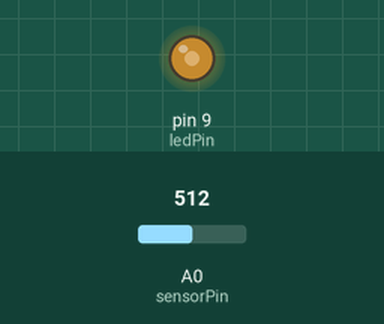
This sketch was run on a simulated Arduino Uno, built with avr-gcc and run on an emulated ATmega328P. Shown: output pins drawn as LEDs (lit = HIGH). The test bench sets the inputs (shaded band); at power-on: A0 (sensorPin) = 512.

Above: at 1.2 s.
1.3 s: A0 (sensorPin) set to 716
At 2.4 s:
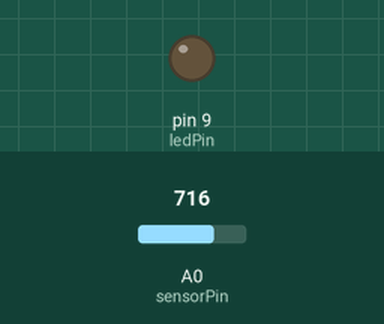
2.8 s: A0 (sensorPin) set to 672
At 3.6 s:
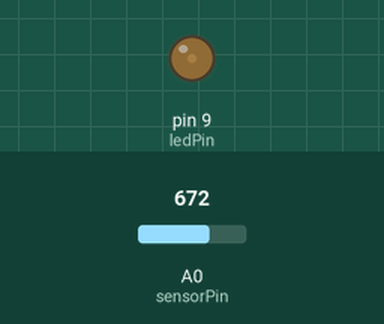
4.3 s: A0 (sensorPin) set to 511
At 4.7 s:
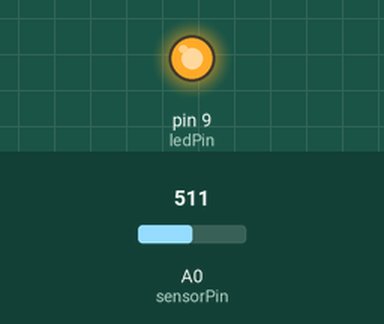
5.8 s: A0 (sensorPin) set to 900
At 7.0 s:
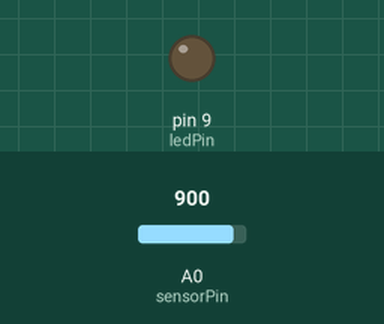
7.3 s: A0 (sensorPin) set to 880
8.8 s: A0 (sensorPin) set to 851
At 9.3 s:
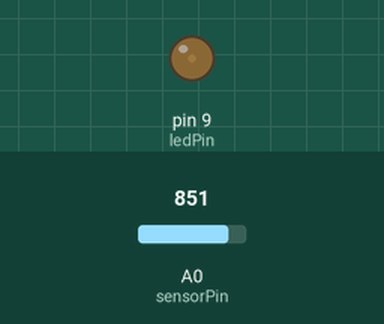
Timing chart, 0 to 11.3 s (numbered marks = the images above; inputs shaded):
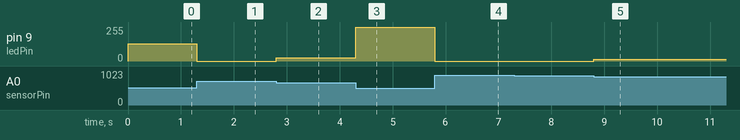

Measured:
- after the input at 1.3 s, pin 9 (ledPin): 128/255 → 0/255 at once
- after the input at 2.8 s, pin 9 (ledPin): 0/255 → 25/255 at once
- after the input at 4.3 s, pin 9 (ledPin): 25/255 → 255/255 at once
- after the input at 5.8 s, pin 9 (ledPin): 255/255 → 0/255 at once
- after the input at 7.3 s, every drawn part: stays the same
- after the input at 8.8 s, pin 9 (ledPin): 0/255 → 15/255 at once

The sketch:

Circuit_06_rev.ino
```cpp
/*
SparkFun Inventor's Kit
Example sketch 06

PHOTO RESISTOR

  Use a photoresistor (light sensor) to control the brightness
  of a LED.

Hardware connections:

  Photo resistor:

    Connect one side of the photoresistor to 5 Volts (5V).
    Connect the other side of the photoresistor to ANALOG pin 0.
    Connect a 10K resistor between ANALOG pin 0 and GND.

    This creates a voltage divider, with the photoresistor one
    of the two resistors. The output of the voltage divider
    (connected to A0) will vary with the light level.

  LED:

    Connect the positive side (long leg) of the LED to
    digital pin 9. (To vary the brightness, this pin must
    support PWM, which is indicated by "~" or "PWM" on the
    Arduino itself.)

    Connect the negative side of the LED (short leg) to a
    330 Ohm resistor.

    Connect the other side of the resistor to GND.

This sketch was written by SparkFun Electronics,
with lots of help from the Arduino community.
This code is completely free for any use.
Visit http://learn.sparkfun.com/products/2 for SIK information.
Visit http://www.arduino.cc to learn about the Arduino.

Version 2.0 6/2012 MDG
*/


// As usual, we'll create constants to name the pins we're using.
// This will make it easier to follow the code below.

const int sensorPin = 0;
const int ledPin = 9;

// We'll also set up some global variables for the light level:

int lightLevel, high = 0, low = 1023;


void setup()
{
  // We'll set up the LED pin to be an output.
  // (We don't need to do anything special to use the analog input.)

  pinMode(ledPin, OUTPUT);
}


void loop()
{
  // Just as we've done in the past, we'll use the analogRead()
  // function to measure the voltage coming from the photoresistor
  // resistor pair. This number can range between 0 (0 Volts) and
  // 1023 (5 Volts), but this circuit will have a smaller range
  // between dark and light.

  lightLevel = analogRead(sensorPin);

  // We now want to use this number to control the brightness of
  // the LED. But we have a problem: the analogRead() function
  // returns values between 0 and 1023, and the analogWrite()
  // function wants values from 0 to 255.

  // We can solve this by using two handy functions called map()
  // and constrain(). Map will change one range of values into
  // another range. If we tell map() our "from" range is 0-1023,
  // and our "to" range is 0-255, map() will squeeze the larger
  // range into the smaller. (It can do this for any two ranges.)

  // lightLevel = map(lightLevel, 0, 1023, 0, 255);

  // Because map() could still return numbers outside the "to"
  // range, (if they're outside the "from" range), we'll also use
  // a function called constrain() that will "clip" numbers into
  // a given range. If the number is above the range, it will reset
  // it to be the highest number in the range. If the number is
  // below the range, it will reset it to the lowest number.
  // If the number is within the range, it will stay the same.

  // map(value(매핑하고자 하는 값(현재범위)), fromLow(현재 범위의 하한값), fromHigh(현재 범위의 상한값),
  //     toLow(매핑하고자 하는 범위의 하한값), toHigh(매핑하고자 하는 범위의 상한값)) -> 범위변경(return: 매핑된 값)
  // constrain(value, min, max) ->value의 값이 min과 max 사이라면 value, min이하(max이상)라면 min(max)

  // lightLevel = constrain(lightLevel, 0, 255);

  // Here's one last thing to think about. The circuit we made
  // won't have a range all the way from 0 to 5 Volts. It will
  // be a smaller range, such as 300 (dark) to 800 (light).
  // If we just pass this number directly to map(), the LED will
  // change brightness, but it will never be completely off or
  // completely on.

  // You can fix this two ways, each of which we'll show
  // in the functions below. Uncomment ONE of them to
  // try it out:

  // manualTune();  // manually change the range from light to dark

  // autoTune();  // have the Arduino do the work for us!

  reverseTune();  // reverse autoTune(); 255 - lightLevel

  // The above functions will alter lightLevel to be cover the
  // range from full-on to full-off. Now we can adjust the
  // brightness of the LED:

  analogWrite(ledPin, lightLevel);

  // The above statement will brighten the LED along with the
  // light level. To do the opposite, replace "lightLevel" in the
  // above analogWrite() statement with "255-lightLevel".
  // Now you've created a night-light!
}


void manualTune()
{
  // As we mentioned above, the light-sensing circuit we built
  // won't have a range all the way from 0 to 1023. It will likely
  // be more like 300 (dark) to 800 (light). If you run this sketch
  // as-is, the LED won't fully turn off, even in the dark.

  // You can accommodate the reduced range by manually
  // tweaking the "from" range numbers in the map() function.
  // Here we're using the full range of 0 to 1023.
  // Try manually changing this to a smaller range (300 to 800
  // is a good guess), and try it out again. If the LED doesn't
  // go completely out, make the low number larger. If the LED
  // is always too bright, make the high number smaller.

  // Remember you're JUST changing the 0, 1023 in the line below!

  lightLevel = map(lightLevel, 0, 1023, 0, 255);
  lightLevel = constrain(lightLevel, 0, 255);

  // Now we'll return to the main loop(), and send lightLevel
  // to the LED.
}


void autoTune()
{
  // As we mentioned above, the light-sensing circuit we built
  // won't have a range all the way from 0 to 1023. It will likely
  // be more like 300 (dark) to 800 (light).

  // In the manualTune() function above, you need to repeatedly
  // change the values and try the program again until it works.
  // But why should you have to do that work? You've got a
  // computer in your hands that can figure things out for itself!

  // In this function, the Arduino will keep track of the highest
  // and lowest values that we're reading from analogRead().

  // If you look at the top of the sketch, you'll see that we've
  // initialized "low" to be 1023. We'll save anything we read
  // that's lower than that:

  if (lightLevel < low)
  {
    low = lightLevel;
  }

  // We also initialized "high" to be 0. We'll save anything
  // we read that's higher than that:

  if (lightLevel > high)
  {
    high = lightLevel;
  }

  // Once we have the highest and lowest values, we can stick them
  // directly into the map() function. No manual tweaking needed!

  // One trick we'll do is to add a small offset to low and high,
  // to ensure that the LED is fully-off and fully-on at the limits
  // (otherwise it might flicker a little bit).

  lightLevel = map(lightLevel, low+30, high-30, 0, 255);
  lightLevel = constrain(lightLevel, 0, 255);

  // Now we'll return to the main loop(), and send lightLevel
  // to the LED.
}

void reverseTune()
{
  // As we mentioned above, the light-sensing circuit we built
  // won't have a range all the way from 0 to 1023. It will likely
  // be more like 300 (dark) to 800 (light).

  // In the manualTune() function above, you need to repeatedly
  // change the values and try the program again until it works.
  // But why should you have to do that work? You've got a
  // computer in your hands that can figure things out for itself!

  // In this function, the Arduino will keep track of the highest
  // and lowest values that we're reading from analogRead().

  // If you look at the top of the sketch, you'll see that we've
  // initialized "low" to be 1023. We'll save anything we read
  // that's lower than that:

  if (lightLevel < low)
  {
    low = lightLevel;
  }

  // We also initialized "high" to be 0. We'll save anything
  // we read that's higher than that:

  if (lightLevel > high)
  {
    high = lightLevel;
  }

  // Once we have the highest and lowest values, we can stick them
  // directly into the map() function. No manual tweaking needed!

  // One trick we'll do is to add a small offset to low and high,
  // to ensure that the LED is fully-off and fully-on at the limits
  // (otherwise it might flicker a little bit).

  lightLevel = map(lightLevel, low+30, high-30, 0, 255);
  lightLevel = constrain(255 - lightLevel, 0, 255);

  // Now we'll return to the main loop(), and send lightLevel
  // to the LED.
}
```
